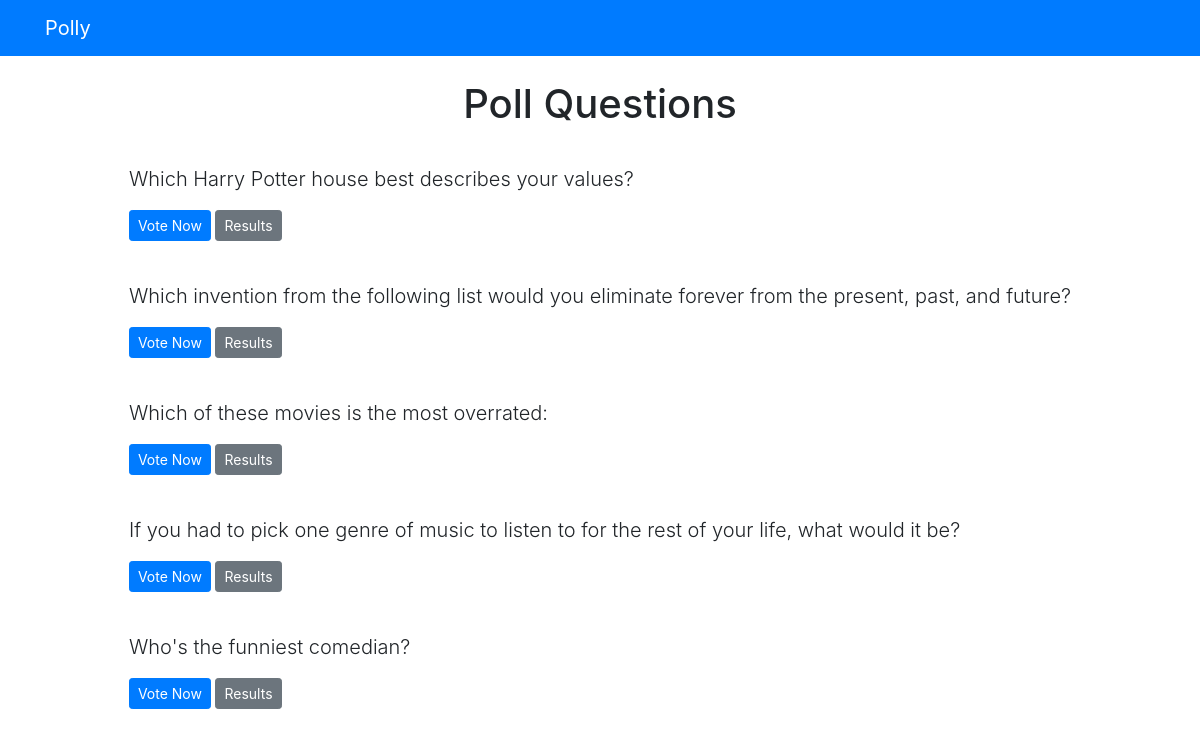
The page / on the database its author committed.
### polls/models.py (models this page shows, shortened)
class Question(models.Model):
	question_text = models.CharField(max_length = 200)
	pub_date = models.DateTimeField('date published')

### polls/views.py (the view)
# urls.py: path('', views.index, name ='index'),
def index(request):
	latest_question_list = Question.objects.order_by('-pub_date')[:5]
	context = {'latest_question_list': latest_question_list}
	return render(request, 'polls/index.html', context)

### polls/templates/polls/index.html
{% extends 'polls/base.html' %}
{% block content %}
<h1 class ="text-center mb-3">Poll Questions</h1>
{% if latest_question_list %}
{% for question in latest_question_list %}
<div class ="card-mb-3">
	<div class ="card-body">
		<p class ="lead">{{ question.question_text }}</p>
		<a href ="{% url 'polls:detail' question.id %}" class ="btn btn-primary btn-sm">Vote Now</a>
		<a href ="{% url 'polls:results' question.id %}" class ="btn btn-secondary btn-sm">Results</a>
	</div>
</div>
{% endfor %}
{% else %}
<p>No polls available</p>
{% endif %}
{% endblock %}

### rows shown on the page
Question: question_text "Which Harry Potter house best describes your values?"
Question: question_text "Which invention from the following list would you eliminate forever from the present, past, and future?"
Question: question_text "Which of these movies is the most overrated:"
Question: question_text "If you had to pick one genre of music to listen to for the rest of your life, what would it be?"
Question: question_text "Who's the funniest comedian?"
